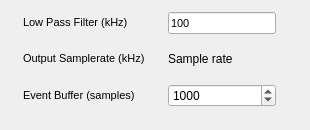
          <widget class="QWidget" name="Settings">
           <attribute name="title">
            <string>Settings</string>
           </attribute>
           <widget class="QWidget" name="layoutWidget">
            <property name="geometry">
             <rect>
              <x>0</x>
              <y>0</y>
              <width>301</width>
              <height>121</height>
             </rect>
            </property>
            <layout class="QGridLayout" name="gridLayout_15">
             <property name="horizontalSpacing">
              <number>0</number>
             </property>
             <item row="2" column="0">
              <widget class="QLabel" name="label_5">
               <property name="sizePolicy">
                <sizepolicy hsizetype="Fixed" vsizetype="Fixed">
                 <horstretch>0</horstretch>
                 <verstretch>0</verstretch>
                </sizepolicy>
               </property>
               <property name="font">
                <font>
                 <family>Arial</family>
                 <pointsize>8</pointsize>
                 <weight>50</weight>
                 <bold>false</bold>
                </font>
               </property>
               <property name="text">
                <string>Event Buffer (samples)</string>
               </property>
              </widget>
             </item>
             <item row="0" column="0">
              <widget class="QLabel" name="label">
               <property name="sizePolicy">
                <sizepolicy hsizetype="Fixed" vsizetype="Fixed">
                 <horstretch>0</horstretch>
                 <verstretch>0</verstretch>
                </sizepolicy>
               </property>
               <property name="font">
                <font>
                 <family>Arial</family>
                 <pointsize>8</pointsize>
                 <weight>50</weight>
                 <bold>false</bold>
                </font>
               </property>
               <property name="text">
                <string>Low Pass Filter (kHz)</string>
               </property>
              </widget>
             </item>
             <item row="1" column="0">
              <widget class="QLabel" name="label_2">
               <property name="sizePolicy">
                <sizepolicy hsizetype="Fixed" vsizetype="Fixed">
                 <horstretch>0</horstretch>
                 <verstretch>0</verstretch>
                </sizepolicy>
               </property>
               <property name="font">
                <font>
                 <family>Arial</family>
                 <pointsize>8</pointsize>
                 <weight>50</weight>
                 <bold>false</bold>
                </font>
               </property>
               <property name="text">
                <string>Output Samplerate (kHz)</string>
               </property>
              </widget>
             </item>
             <item row="0" column="1">
              <widget class="QLineEdit" name="LPentry">
               <property name="sizePolicy">
                <sizepolicy hsizetype="Fixed" vsizetype="Fixed">
                 <horstretch>0</horstretch>
                 <verstretch>0</verstretch>
                </sizepolicy>
               </property>
               <property name="font">
                <font>
                 <family>Arial</family>
                 <pointsize>8</pointsize>
                 <weight>50</weight>
                 <bold>false</bold>
                </font>
               </property>
               <property name="text">
                <string>100</string>
               </property>
              </widget>
             </item>
             <item row="2" column="1">
              <widget class="QSpinBox" name="eventbufferentry">
               <property name="minimum">
                <number>10</number>
               </property>
               <property name="maximum">
                <number>100000</number>
               </property>
               <property name="value">
                <number>1000</number>
               </property>
              </widget>
             </item>
             <item row="1" column="1">
              <widget class="QLabel" name="outputsamplerateentry">
               <property name="text">
                <string>Sample rate</string>
               </property>
              </widget>
             </item>
            </layout>
           </widget>
          </widget>
